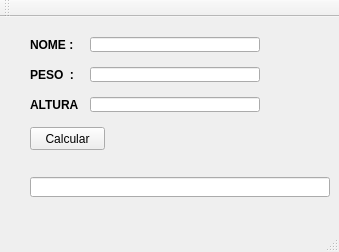
<?xml version="1.0" encoding="UTF-8"?>
<ui version="4.0">
 <class>MainWindow</class>
 <widget class="QMainWindow" name="MainWindow">
  <property name="geometry">
   <rect>
    <x>0</x>
    <y>0</y>
    <width>339</width>
    <height>252</height>
   </rect>
  </property>
  <property name="windowTitle">
   <string>PROJETO CLASSE PACIENTE</string>
  </property>
  <widget class="QWidget" name="centralWidget">
   <widget class="QLabel" name="label">
    <property name="geometry">
     <rect>
      <x>30</x>
      <y>20</y>
      <width>50</width>
      <height>15</height>
     </rect>
    </property>
    <property name="font">
     <font>
      <weight>75</weight>
      <bold>true</bold>
     </font>
    </property>
    <property name="text">
     <string>NOME : </string>
    </property>
   </widget>
   <widget class="QLabel" name="label_2">
    <property name="geometry">
     <rect>
      <x>30</x>
      <y>50</y>
      <width>50</width>
      <height>15</height>
     </rect>
    </property>
    <property name="font">
     <font>
      <weight>75</weight>
      <bold>true</bold>
     </font>
    </property>
    <property name="text">
     <string>PESO  :</string>
    </property>
   </widget>
   <widget class="QLabel" name="label_3">
    <property name="geometry">
     <rect>
      <x>30</x>
      <y>80</y>
      <width>50</width>
      <height>15</height>
     </rect>
    </property>
    <property name="font">
     <font>
      <weight>75</weight>
      <bold>true</bold>
     </font>
    </property>
    <property name="text">
     <string>ALTURA :</string>
    </property>
   </widget>
   <widget class="QLineEdit" name="lineEditNome">
    <property name="geometry">
     <rect>
      <x>90</x>
      <y>20</y>
      <width>170</width>
      <height>15</height>
     </rect>
    </property>
   </widget>
   <widget class="QLineEdit" name="lineEditAltura">
    <property name="geometry">
     <rect>
      <x>90</x>
      <y>80</y>
      <width>170</width>
      <height>15</height>
     </rect>
    </property>
   </widget>
   <widget class="QLineEdit" name="lineEditPeso">
    <property name="geometry">
     <rect>
      <x>90</x>
      <y>50</y>
      <width>170</width>
      <height>15</height>
     </rect>
    </property>
   </widget>
   <widget class="QPushButton" name="pushButtonCalcular">
    <property name="geometry">
     <rect>
      <x>30</x>
      <y>110</y>
      <width>75</width>
      <height>23</height>
     </rect>
    </property>
    <property name="text">
     <string>Calcular</string>
    </property>
   </widget>
   <widget class="QLineEdit" name="lineEditSaida">
    <property name="geometry">
     <rect>
      <x>30</x>
      <y>160</y>
      <width>300</width>
      <height>20</height>
     </rect>
    </property>
   </widget>
  </widget>
  <widget class="QMenuBar" name="menuBar">
   <property name="geometry">
    <rect>
     <x>0</x>
     <y>0</y>
     <width>339</width>
     <height>21</height>
    </rect>
   </property>
  </widget>
  <widget class="QToolBar" name="mainToolBar">
   <attribute name="toolBarArea">
    <enum>TopToolBarArea</enum>
   </attribute>
   <attribute name="toolBarBreak">
    <bool>false</bool>
   </attribute>
  </widget>
  <widget class="QStatusBar" name="statusBar"/>
 </widget>
 <layoutdefault spacing="6" margin="11"/>
 <resources/>
 <connections/>
</ui>
